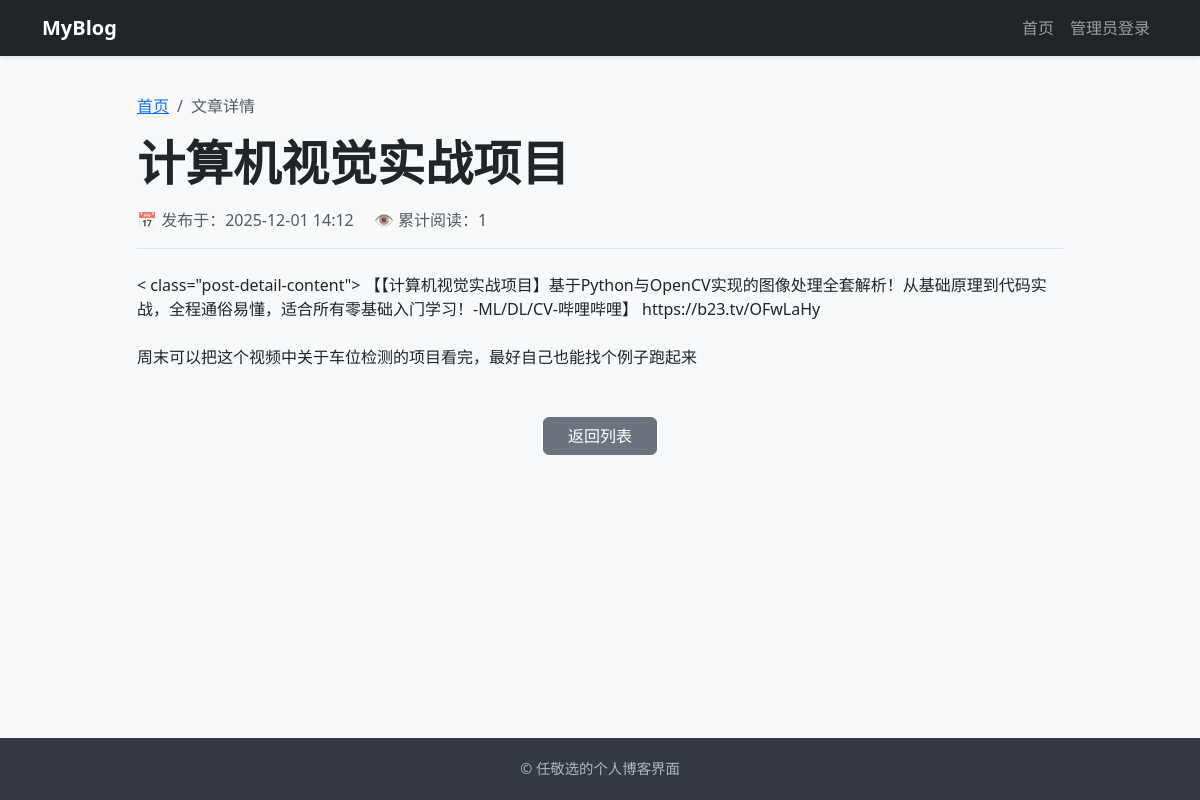
Screenshot of /post/2 with the database file from the repository.
### db.py (models this page shows, shortened)
class Post(db.Model):
    __tablename__ = 'post'
    id = db.Column(db.Integer, primary_key=True)
    title = db.Column(db.String(200), nullable=False)
    content = db.Column(db.Text, nullable=False)
    created_at = db.Column(db.DateTime, default=datetime.now)
    views = db.Column(db.Integer, default=0)

### blog.py (the view)
@blog_bp.route('/post/<int:post_id>')
def detail(post_id):
    post = Post.query.get_or_404(post_id)
    post.views += 1
    db.session.commit()
    return render_template('blog/detail.html', post=post)

### templates/blog/detail.html (shortened to what this page needs)
{% extends 'base.html' %}
{% block content %}
<div class="row justify-content-center">
    <div class="col-md-10">
        <nav aria-label="breadcrumb">
            <ol class="breadcrumb">
                <li class="breadcrumb-item"><a href="{{ url_for('blog.index') }}">首页</a></li>
                <li class="breadcrumb-item active" aria-current="page">文章详情</li>
            </ol>
        </nav>
        <h1 class="mb-3 display-5 fw-bold">{{ post.title }}</h1>
        <div class="text-muted mb-4 pb-3 border-bottom">
            <span class="me-3">📅 发布于：{{ post.created_at.strftime('%Y-%m-%d %H:%M') }}</span>
            <span>👁️ 累计阅读：{{ post.views }}</span>
        </div>
        < class="post-detail-content">
            {{ post.content | replace('\n', '<br>') | safe }}
        </div>
        <div class="mt-5 text-center">
            <a href="{{ url_for('blog.index') }}" class="btn btn-secondary px-4">返回列表</a>
        </div>
    </div>
</div>
{% endblock %}

### static/css/style.css (style rules this page uses)
body { padding-top: 70px; min-height: 100vh; display: flex; flex-direction: column; background-color: #f8f9fa; }

### rows the page displays
Post: title "计算机视觉实战项目", created_at "2025-12-01 14:12", views "1", content "【【计算机视觉实战项目】基于Python与OpenCV实现的图像处理全套解析！从基础原理到代码实战，全程通俗易懂，适合所有零基础入门学习！-ML/DL/CV-哔哩哔哩】 https://b23.tv/OFwLaHy 周末可以把这个视频中关于车位检测的项目看完，最好自己也能找个例子跑起来"
